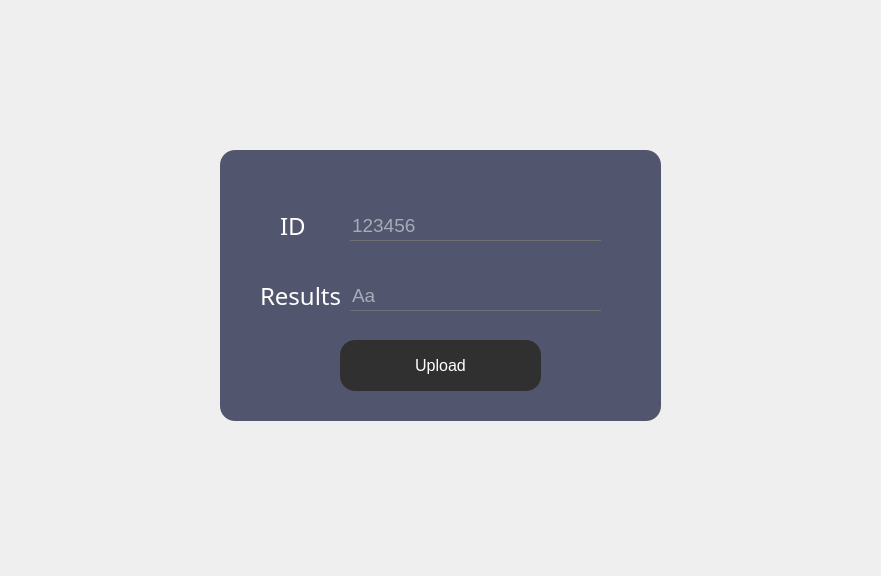
<?xml version="1.0" encoding="UTF-8"?>
<ui version="4.0">
 <class>results</class>
 <widget class="QDialog" name="results">
  <property name="geometry">
   <rect>
    <x>0</x>
    <y>0</y>
    <width>881</width>
    <height>576</height>
   </rect>
  </property>
  <property name="windowTitle">
   <string>Dialog</string>
  </property>
  <property name="styleSheet">
   <string notr="true">*{
    background:url(C:/Users/MAHOX/OneDrive/Desktop/Images_projet/HMR.jpg) ;
}</string>
  </property>
  <widget class="QFrame" name="UPLD">
   <property name="geometry">
    <rect>
     <x>220</x>
     <y>150</y>
     <width>441</width>
     <height>271</height>
    </rect>
   </property>
   <property name="styleSheet">
    <string notr="true">QFrame
{
	background:#51556e;
    border-radius:15px;
}</string>
   </property>
   <property name="frameShape">
    <enum>QFrame::StyledPanel</enum>
   </property>
   <property name="frameShadow">
    <enum>QFrame::Raised</enum>
   </property>
   <widget class="QLabel" name="label_8">
    <property name="geometry">
     <rect>
      <x>490</x>
      <y>350</y>
      <width>231</width>
      <height>171</height>
     </rect>
    </property>
    <property name="text">
     <string/>
    </property>
    <property name="pixmap">
     <pixmap>../QTprojet/smart court.png</pixmap>
    </property>
    <property name="scaledContents">
     <bool>true</bool>
    </property>
   </widget>
   <widget class="QLineEdit" name="Lid_save">
    <property name="geometry">
     <rect>
      <x>130</x>
      <y>60</y>
      <width>251</width>
      <height>31</height>
     </rect>
    </property>
    <property name="font">
     <font>
      <pointsize>14</pointsize>
     </font>
    </property>
    <property name="acceptDrops">
     <bool>true</bool>
    </property>
    <property name="styleSheet">
     <string notr="true">*{
background:transparent;
border:none;
color:white;
border-bottom:1px solid #717072;
}</string>
    </property>
    <property name="inputMask">
     <string/>
    </property>
    <property name="text">
     <string/>
    </property>
    <property name="maxLength">
     <number>32767</number>
    </property>
    <property name="echoMode">
     <enum>QLineEdit::Normal</enum>
    </property>
    <property name="placeholderText">
     <string>123456</string>
    </property>
   </widget>
   <widget class="QLabel" name="idsave">
    <property name="geometry">
     <rect>
      <x>60</x>
      <y>50</y>
      <width>41</width>
      <height>51</height>
     </rect>
    </property>
    <property name="styleSheet">
     <string notr="true">*{
    font-family:century gothic;
    font-size:24px;
	color:white;
}

</string>
    </property>
    <property name="text">
     <string>ID</string>
    </property>
   </widget>
   <widget class="QPushButton" name="UPLOAD">
    <property name="geometry">
     <rect>
      <x>120</x>
      <y>190</y>
      <width>201</width>
      <height>51</height>
     </rect>
    </property>
    <property name="font">
     <font>
      <pointsize>12</pointsize>
     </font>
    </property>
    <property name="styleSheet">
     <string notr="true">*{
color:white;
border-radius: 15px;
background:#303030;
}

*:hover
{
	color:#303030;
	border-radius:15px;
	background:white
}</string>
    </property>
    <property name="text">
     <string>Upload</string>
    </property>
    <property name="icon">
     <iconset>
      <normaloff>../Images_projet/upload.png</normaloff>../Images_projet/upload.png</iconset>
    </property>
    <property name="iconSize">
     <size>
      <width>80</width>
      <height>25</height>
     </size>
    </property>
   </widget>
   <widget class="QLineEdit" name="L_results">
    <property name="geometry">
     <rect>
      <x>130</x>
      <y>130</y>
      <width>251</width>
      <height>31</height>
     </rect>
    </property>
    <property name="font">
     <font>
      <pointsize>14</pointsize>
     </font>
    </property>
    <property name="acceptDrops">
     <bool>true</bool>
    </property>
    <property name="styleSheet">
     <string notr="true">*{
background:transparent;
border:none;
color:white;
border-bottom:1px solid #717072;
}</string>
    </property>
    <property name="inputMask">
     <string/>
    </property>
    <property name="text">
     <string/>
    </property>
    <property name="maxLength">
     <number>32767</number>
    </property>
    <property name="echoMode">
     <enum>QLineEdit::Normal</enum>
    </property>
    <property name="placeholderText">
     <string>Aa</string>
    </property>
   </widget>
   <widget class="QLabel" name="results_2">
    <property name="geometry">
     <rect>
      <x>40</x>
      <y>120</y>
      <width>91</width>
      <height>51</height>
     </rect>
    </property>
    <property name="styleSheet">
     <string notr="true">*{
    font-family:century gothic;
    font-size:24px;
	color:white;
}

</string>
    </property>
    <property name="text">
     <string>Results</string>
    </property>
   </widget>
   <zorder>label_8</zorder>
   <zorder>idsave</zorder>
   <zorder>Lid_save</zorder>
   <zorder>UPLOAD</zorder>
   <zorder>L_results</zorder>
   <zorder>results_2</zorder>
  </widget>
 </widget>
 <resources/>
 <connections/>
</ui>
